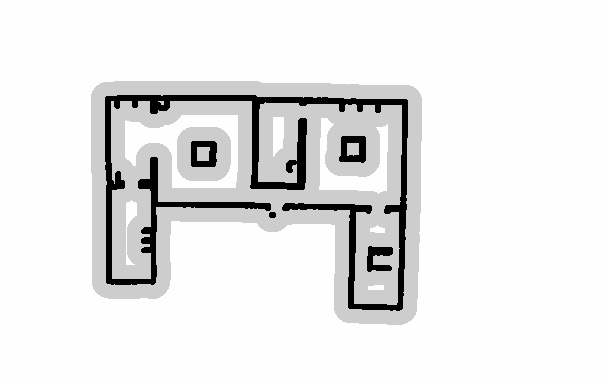
#> input picture src/src/autonomous_tb/saved_maps/ground_truth_costmap.pgm, 608 x 384 px, found by its file name
$ python score.py   (older library calls are emulated)
#> lines starting #> are read from the running program, lines starting #| are printed output that depends on the picture; after the words box and inside, x2 and y2 are one past the last pixel; in counts of white or black regions, pixels touching at a corner belong together
### src/src/autonomous_tb/scripts/RRT.py
#!/usr/bin/env python3
import matplotlib.pyplot as plt
import numpy as np
from scipy import spatial


# Class for each tree node
class Node:
    def __init__(self, row, col):
        self.row = row        # coordinate
        self.col = col        # coordinate
        self.parent = None    # parent node / edge
        self.cost = 0.0       # cost to parent / edge weight


# Class for RRT
class RRT:
    # Constructor
    def __init__(self, map_array, start, goal,draw_map):
        self.map_array = map_array            # map array, 1->free, 0->obstacle
        self.size_row = map_array.shape[0]    # map size
        self.size_col = map_array.shape[1]    # map size

        self.start = Node(start[0], start[1]) # start node
        self.goal = Node(goal[0], goal[1])    # goal node
        self.vertices = []                    # list of nodes
        self.found = False                    # found flag
        self.drawMap = draw_map                 # Draw map flag

    def init_map(self):
        '''Intialize the map before each search
        '''
        self.found = False
        self.vertices = []
        self.vertices.append(self.start)


    def dis(self, node1, node2):
        '''Calculate the euclidean distance between two nodes
        arguments:
            node1 - node 1
            node2 - node 2

        return:
            euclidean distance between two nodes
        '''
        return np.sqrt((node1.row-node2.row)**2 + (node1.col-node2.col)**2)


    def check_collision(self, node1, node2):
        '''Check if the path between two nodes collide with obstacles
        arguments:
            node1 - node 1
            node2 - node 2

        return:
            True if there are obstacles
            False if the new node is valid to be connected
        '''
        # Check obstacle between nodes
        # get all the points in between
        points_between = zip(np.linspace(node1.row, node2.row, dtype=int),
                             np.linspace(node1.col, node2.col, dtype=int))
        # check if any of these are obstacles
        for point in points_between:
            if self.map_array[point[0]][point[1]] == 0:
                return True
        return False


    def get_new_point(self, goal_bias):
        '''Choose the goal or generate a random point
        arguments:
            goal_bias - the possibility of choosing the goal instead of a random point

        return:
            point - the new point
        '''
        # select goal
        if np.random.random() < goal_bias:
            point = [self.goal.row, self.goal.col]
        # or generate a random point
        else:
            point = [np.random.randint(0, self.size_row-1), np.random.randint(0, self.size_col-1)]
        return point


    def get_new_point_in_ellipsoid(self, goal_bias, c_best):
        '''Choose the goal or generate a random point in an ellipsoid
           defined by start, goal and current best length of path
        arguments:
            goal_bias - the possibility of choosing the goal instead of a random point
            c_best - the length of the current best path

        return:
            point - the new point
        '''
        # Select goal
        if np.random.random() < goal_bias:
            point = [self.goal.row, self.goal.col]

        # Generate a random point in an ellipsoid
        else:
            #pass
            # Compute the distance between start and goal - c_min
            c_min = self.dis(self.goal, self.start)

            # Calculate center of the ellipsoid - x_center
            x_ = (self.goal.row + self.start.row)/2
            y_ = (self.goal.col + self.start.col)/2

            # Compute rotation matrix from elipse to world frame - C
            a1 = np.array([[(self.goal.row - self.start.row)/c_min],[(self.goal.col - self.start.col)/c_min]])
            mat = np.matmul(a1, np.array([[1, 0]]))
            # Single value decomposition (SVD)
            u, s, vh = np.linalg.svd(mat, full_matrices = True)
            # Diagonal array
            d_mat = np.diag([1, np.linalg.det(u)*np.linalg.det(vh)])
            rot_mat = np.matmul(np.matmul(u, d_mat), vh)

            # Compute diagonal matrix - L
            L = np.diag(np.array([c_best/2, np.sqrt(c_best**2 - c_min**2)/2]))

            # Cast a sample from a unit ball - x_ball
            x_ball = np.random.normal(loc = 0, scale = 0.5, size = 2)
            # Transformation points
            p_tframe = np.matmul(np.matmul(rot_mat, L), x_ball)
            # New transformed coordinates of point
            point = [int(p_tframe[0] + x_), int(p_tframe[1] + y_)]

        return point


    def get_nearest_node(self, point):
        '''Find the nearest node from the new point in self.vertices
        arguments:
            point - the new point

        return:
            the nearest node
        '''
        # Use kdtree to find the neighbors within neighbor size
        samples = [[v.row, v.col] for v in self.vertices]
        kdtree = spatial.cKDTree(samples)
        coord, ind = kdtree.query(point)
        return self.vertices[ind]


    def sample(self, goal_bias=0.05, c_best=0):
        '''Sample a random point in the area
        arguments:
            goal_bias - the possibility of choosing the goal instead of a random point
            c_best - the length of the current best path (For informed RRT)

        return:
            a new node if this node is valid and added, None if not.

        Generate a new point
        '''
        # Generate a new point

        new_point = self.get_new_point(goal_bias) #del this

        # Regular sampling if c_best <= 0
        # using self.get_new_point
        if c_best <= 0:
            new_point = self.get_new_point(goal_bias)
        # Sampling in an ellipsoid if c_best is a positive value
        # using self.get_new_point_in_ellipsoid
        else:
            new_point = self.get_new_point_in_ellipsoid(goal_bias, c_best)

        return new_point


    def extend(self, new_point, extend_dis=10):
        '''Extend a new node to the current tree structure
        arguments:
            new_point - the new sampled point in the map
            extend_dis - extension distance for each step

        return:
            a new node if this node is valid and added, None if not.

        Extend towards the new point and check feasibility.
        Create and add a new node if feasible.
        '''
        # Get nearest node
        nearest_node = self.get_nearest_node(new_point)

        # Calculate new node location
        slope = np.arctan2(new_point[1]-nearest_node.col, new_point[0]-nearest_node.row)
        new_row = nearest_node.row + extend_dis*np.cos(slope)
        new_col = nearest_node.col + extend_dis*np.sin(slope)
        new_node = Node(int(new_row), int(new_col))

        # Check boundary and collision
        if (0 <= new_row < self.size_row) and (0 <= new_col < self.size_col) and \
           not self.check_collision(nearest_node, new_node):
            # If pass, add the new node
            new_node.parent = nearest_node
            new_node.cost = extend_dis
            self.vertices.append(new_node)

            # Check if goal is close
            if not self.found:
                d = self.dis(new_node, self.goal)
                if d < extend_dis:
                    self.goal.cost = d
                    self.goal.parent = new_node
                    self.vertices.append(self.goal)
                    self.found = True

            return new_node
        else:
            return None


    def get_neighbors(self, new_node, neighbor_size):
        '''Get the neighbors that is within the neighbor distance from the node
        arguments:
            new_node - a new node
            neighbor_size - the neighbor distance

        return:
            neighbors - a list of neighbors that are within the neighbor distance
        '''
        # Use kdtree to find the neighbors within neighbor size
        samples = [[v.row, v.col] for v in self.vertices]
        kdtree = spatial.cKDTree(samples)
        ind = kdtree.query_ball_point([new_node.row, new_node.col], neighbor_size)
        neighbors = [self.vertices[i] for i in ind]
        # Remove the new_node itself
        neighbors.remove(new_node)
        return neighbors


    def path_cost(self, start_node, end_node):
        '''Compute path cost starting from start node to end node
        arguments:
            start_node - path start node
            end_node - path end node

        return:
            cost - path cost
        '''
        cost = 0
        curr_node = end_node
        while start_node.row != curr_node.row or start_node.col != curr_node.col:
            # Keep tracing back until finding the start_node
            # or no path exists
            parent = curr_node.parent
            if parent is None:
                print("Invalid Path")
                return 0
            cost += curr_node.cost
            curr_node = parent

        return cost


    def rewire(self, new_node, neighbors):
        '''Rewire the new node and all its neighbors
        arguments:
            new_node - the new node
            neighbors - a list of neighbors that are within the neighbor distance from the node

        Rewire the new node if connecting to a new neighbor node will give least cost.
        Rewire all the other neighbor nodes.
        '''
        # If no neighbors, skip
        if neighbors == []:
            return

        # Compute the distance from the new node to the neighbor nodes
        distances = [self.dis(new_node, node) for node in neighbors]

        # Rewire the new node
        # compute the least potential cost
        costs = [d + self.path_cost(self.start, neighbors[i]) for i, d in enumerate(distances)]
        indices = np.argsort(np.array(costs))
        # check collision and connect the best node to the new node
        for i in indices:
            if not self.check_collision(new_node, neighbors[i]):
                new_node.parent = neighbors[i]
                new_node.cost = distances[i]
                break

        # Rewire new_node's neighbors
        for i, node in enumerate(neighbors):
            # new cost
            new_cost = self.path_cost(self.start, new_node) + distances[i]
            # if new cost is lower
            # and there is no obstacles in between
            if self.path_cost(self.start, node) > new_cost and \
               not self.check_collision(node, new_node):
                node.parent = new_node
                node.cost = distances[i]


    # [98 lines left out: functions draw_map, RRT, RRT_star, not called in this run]


    def informed_RRT_star(self, n_pts=1000, neighbor_size=20):
        '''Informed RRT* search function
        arguments:
            n_pts - number of points try to sample,
                    not the number of final sampled points
            neighbor_size - the neighbor distance

        In each step, extend a new node if possible, and rewire the node and its neighbors
        Once a path is found, an ellipsoid will be defined to constrained the sampling area
        '''
        # Remove previous result
        self.init_map()
        # Start searching
        for i in range(n_pts):

            #### TODO ####
            c_best = 0
            # Once a path is found, update the best length of path - c_best
            # using the function self.path_cost(self.start, self.goal)
            if self.found:
                c_best = self.path_cost(self.start, self.goal)

            # Rewire
            n_node = self.extend(self.sample(0.05, c_best), 10)
            # If new node is not empty
            if n_node != None:
                # Rewire
                self.rewire(n_node, self.get_neighbors(n_node, neighbor_size))

            # Extend a new node
            new_point = self.sample(0.05, c_best)
            new_node = self.extend(new_point, 10)
            # Rewire
            if new_node is not None:
                neighbors = self.get_neighbors(new_node, neighbor_size)
                self.rewire(new_node, neighbors)

        # Draw result
        if self.drawMap==True:
            self.draw_map()

        # Output
        if self.found:
            steps = len(self.vertices) - 2
            length = self.path_cost(self.start, self.goal)
            # print("It took %d nodes to find the current path" %steps)
            # print("The path length is %.2f" %length)
            return((int(length), steps))
        else:
            # print("No path found")
            return (-1, -1)


### src/src/autonomous_tb/scripts/score.py
#!/usr/bin/env python3

from PIL import Image
import numpy as np
from RRT import RRT
import time
from matplotlib import cm
import matplotlib.pyplot as plt
from contextlib import suppress
import cv2
# import scipy
from scipy import signal

class Score():

	def __init__(self):
		# Path to access the map
		# Without obstacles
		self.FILE_PATH = "/home/aka/capstone_ws/src/autonomous_tb/saved_maps/ground_truth_costmap.pgm"
		# With obstacles
		self.FILE_PATH2 = "/home/aka/capstone_ws/src/autonomous_tb/saved_maps/obs_costmap.pgm"
		# self.FILE_PATH2 = "/home/aka/capstone_ws/src/autonomous_tb/saved_maps/case2_costmap.pgm"
		# Change detect map
		self.FILE_PATH_CHANGE = "/home/aka/capstone_ws/src/autonomous_tb/saved_maps/chang_map_case2.png"
		# Ground truth Change detect map
		self.FILE_PATH_CHANGE_gnd = "/home/aka/capstone_ws/src/autonomous_tb/saved_maps/gnd_trth_change_map.png"

		# Goal coordinates
		self.goal  = (203, 275)
		# Start coordinates
		self.start_coordinates = [(114, 394), (135, 151), (184, 130), (111, 300), (207, 372)]
		self.grad_coordinates = [(135, 151), (184, 130), (111, 300), (207, 372)]
		self.name_map = {114:'Room 1', 135:'Room 2', 184:'Room 3', 111:'Room 4', 207:'Room 5'}

		# Draw map flag
		self.draw_map = False

		# Gradient parameters
		self.kernel_size = 75
		self.sigma = 0.6
		self.max_cost = 10

		# -------------------Scores using Path length-------------------
		# Scores for map without obstacles
		self.map_scores_no_obs = self.path_score(self.start_coordinates, self.goal, self.FILE_PATH)
		# Scores for map with obstacles
		self.map_scores_obs = self.path_score(self.start_coordinates, self.goal, self.FILE_PATH2)
		# Dictionary to store changes in path length
		self.change_dict = dict()
		# Find perecentage change
		for key in self.map_scores_obs.keys():
			perc_change = ((self.map_scores_obs[key][0] - self.map_scores_no_obs[key][0]) / self.map_scores_no_obs[key][0])*100
			self.change_dict[self.name_map[key]] = perc_change
		# Print path length scores
		print("Map scores (No obstacles):")
		print(self.map_scores_no_obs)
		print(" ")
		print("Map scores (With obstacles):")
		print(self.map_scores_obs)
		print(" ")
		print("Percent change in each room:")
		for key in self.change_dict.keys():
			print("{}: {:0.2f}%".format(key, self.change_dict[key]))

		# -------------------Scores using Gradient map-------------------
		self.lin_conv_obs = self.grad_score(self.grad_coordinates, self.goal, self.FILE_PATH, self.FILE_PATH_CHANGE, self.kernel_size, self.sigma, self.max_cost)
		self.lin_conv_no_obs = self.grad_score(self.grad_coordinates, self.goal, self.FILE_PATH, self.FILE_PATH_CHANGE_gnd, self.kernel_size, self.sigma, self.max_cost)
		# Print gardient map score
		print("2D Convolution: ")
		org = np.sum(self.lin_conv_no_obs)
		new = np.sum(self.lin_conv_obs)
		print(f"New: {new}")
		print(f"Original: {org}")
		print(f"Percentage change: {100*(org-new)/org}")


	def load_map(self, file_path, resolution_scale):
		''' Load map from an image and return a 2D binary numpy array
			where 0 represents obstacles and 1 represents free space
		'''
#> called with resolution_scale = 1
		# Load the image with grayscale
		img = Image.open(file_path).convert('L')
#> img is the input picture: PIL image 608x384 L; min 0, max 254, mean 232.6
		# Rescale the image
		size_x, size_y = img.size
#> size_x = 608; size_y = 384
		new_x, new_y  = int(size_x*resolution_scale), int(size_y*resolution_scale)
#> new_x = 608; new_y = 384
		img = img.resize((new_x, new_y), Image.ANTIALIAS)

		map_array = np.asarray(img, dtype='uint8')

		# Get binary image
		threshold = 127
		map_array = 1 * (map_array > threshold)
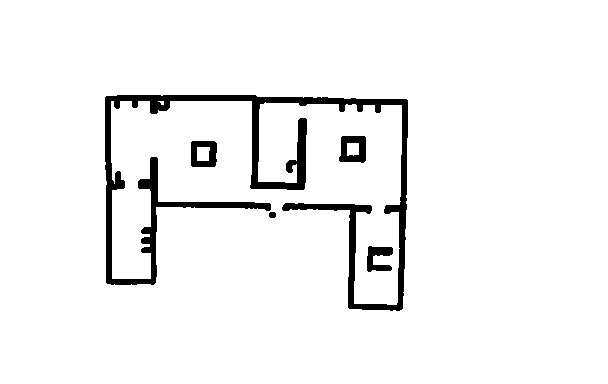
#> map_array: shape (384, 608) int64; values 0 (black) and 1 (white), 95.1% white; 5 black regions, box (x1, y1, x2, y2) and area: (105, 95, 408, 311) 9902, (339, 136, 366, 163) 513, (191, 141, 217, 167) 487, (367, 246, 393, 272) 417, (269, 212, 276, 218) 38
		# Result 2D numpy array
		return map_array

	# [43 lines left out: functions convolve_linear, gkern, grad_map, not called in this run]

	def path_score(self, locations, goal, file_path):
		# Load the map
		map_array = self.load_map(file_path, 1)
		start_time = time.time()
		score_dict = dict()
		# Run Informed RRT star
		for start_coord in locations:
			# Planning class
			RRT_planner = RRT(map_array, start_coord, goal, self.draw_map)
			path_length, path_nodes = RRT_planner.informed_RRT_star(n_pts=2000)
			score_dict[start_coord[0]] = (path_length, path_nodes)
		end_time = time.time()
		print("Total time for calculating scores is %.2f" %(end_time-start_time))

		return score_dict

	# [23 lines left out: function grad_score, not called in this run]


if __name__ == "__main__":

#> (the run stopped early here; a loop or call above may not have finished)
